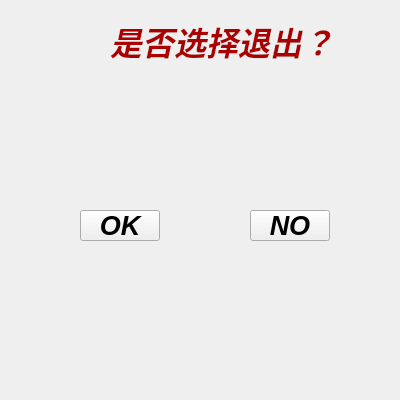
<?xml version="1.0" encoding="UTF-8"?>
<ui version="4.0">
 <class>IsExit_dialog_panel</class>
 <widget class="QWidget" name="IsExit_dialog_panel">
  <property name="geometry">
   <rect>
    <x>0</x>
    <y>0</y>
    <width>400</width>
    <height>400</height>
   </rect>
  </property>
  <property name="minimumSize">
   <size>
    <width>400</width>
    <height>400</height>
   </size>
  </property>
  <property name="maximumSize">
   <size>
    <width>400</width>
    <height>400</height>
   </size>
  </property>
  <property name="windowTitle">
   <string>Form</string>
  </property>
  <widget class="QLabel" name="label">
   <property name="geometry">
    <rect>
     <x>6</x>
     <y>6</y>
     <width>388</width>
     <height>388</height>
    </rect>
   </property>
   <property name="text">
    <string/>
   </property>
   <property name="pixmap">
    <pixmap resource="resources_file.qrc">:/game_resources/voiceforce_settings_background.png</pixmap>
   </property>
  </widget>
  <widget class="QLabel" name="label_2">
   <property name="geometry">
    <rect>
     <x>110</x>
     <y>20</y>
     <width>271</width>
     <height>41</height>
    </rect>
   </property>
   <property name="font">
    <font>
     <family>Mistral</family>
     <pointsize>24</pointsize>
     <italic>true</italic>
     <bold>true</bold>
    </font>
   </property>
   <property name="styleSheet">
    <string notr="true">color: rgb(170, 0, 0);</string>
   </property>
   <property name="text">
    <string>是否选择退出？</string>
   </property>
  </widget>
  <widget class="QPushButton" name="pushButton">
   <property name="geometry">
    <rect>
     <x>80</x>
     <y>210</y>
     <width>80</width>
     <height>31</height>
    </rect>
   </property>
   <property name="font">
    <font>
     <pointsize>20</pointsize>
     <italic>true</italic>
     <bold>true</bold>
    </font>
   </property>
   <property name="text">
    <string>OK</string>
   </property>
  </widget>
  <widget class="QPushButton" name="pushButton_3">
   <property name="geometry">
    <rect>
     <x>250</x>
     <y>210</y>
     <width>80</width>
     <height>31</height>
    </rect>
   </property>
   <property name="font">
    <font>
     <pointsize>20</pointsize>
     <italic>true</italic>
     <bold>true</bold>
    </font>
   </property>
   <property name="text">
    <string>NO</string>
   </property>
  </widget>
 </widget>
 <resources>
  <include location="resources_file.qrc"/>
 </resources>
 <connections/>
</ui>
